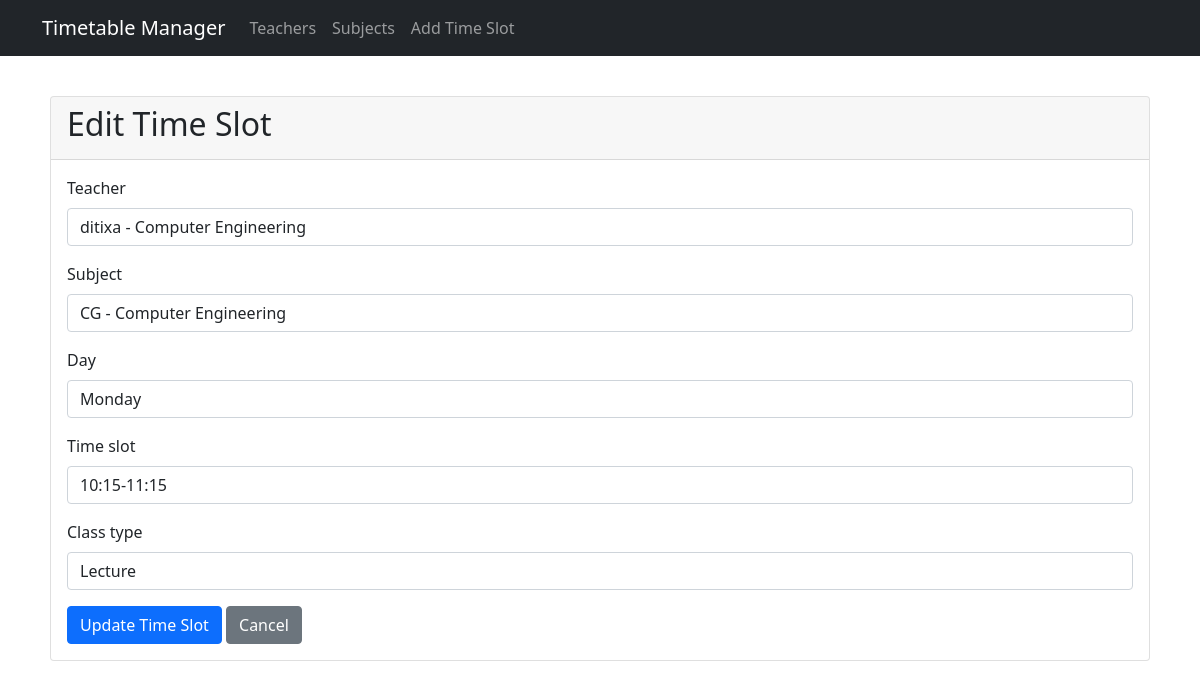
/edit-timeslot/2/, run on the app's committed database.
### timetable/models.py (models this page shows, shortened)
class TimeSlot(models.Model):
    CLASS_TYPES = [
        ('LECTURE', 'Lecture'),
        ('PRACTICAL', 'Practical'),
    ]
    TIME_SLOTS = [
        ('09:00-10:00', '09:00-10:00'),
        ('10:15-11:15', '10:15-11:15'),
        ('11:15-12:15', '11:15-12:15'),
        ('13:00-14:00', '13:00-14:00'),
        ('14:00-15:00', '14:00-15:00'),
        ('15:00-16:00', '15:00-16:00'),
        ('16:00-17:00', '16:00-17:00'),
    ]
    DAYS = [
        ('MON', 'Monday'),
        ('TUE', 'Tuesday'),
        ('WED', 'Wednesday'),
        ('THU', 'Thursday'),
        ('FRI', 'Friday'),
    ]
    teacher = models.ForeignKey(Teacher, on_delete=models.CASCADE)
    subject = models.ForeignKey(Subject, on_delete=models.CASCADE)
    day = models.CharField(max_length=3, choices=DAYS)
    time_slot = models.CharField(max_length=20, choices=TIME_SLOTS)
    class_type = models.CharField(max_length=10, choices=CLASS_TYPES)
    class Meta:
        unique_together = ['teacher', 'day', 'time_slot']

### timetable/views.py (the view)
# urls.py: path('edit-timeslot/<int:pk>/', views.edit_timeslot, name='edit_timeslot'),
def edit_timeslot(request, pk):
    timeslot = get_object_or_404(TimeSlot, pk=pk)
    if request.method == 'POST':
        form = TimeSlotForm(request.POST, instance=timeslot)
        if form.is_valid():
            try:
                form.save()
                messages.success(request, 'Time slot updated successfully!')
                return redirect('timetable_view')
            except ValidationError as e:
                messages.error(request, str(e))
    else:
        form = TimeSlotForm(instance=timeslot)
    return render(request, 'timetable/edit_timeslot.html', {'form': form})

### timetable/forms.py
class TimeSlotForm(forms.ModelForm):
    class Meta:
        model = TimeSlot
        fields = '__all__'
        widgets = {
            'teacher': forms.Select(attrs={'class': 'form-control'}),
            'subject': forms.Select(attrs={'class': 'form-control'}),
            'day': forms.Select(attrs={'class': 'form-control'}),
            'time_slot': forms.Select(attrs={'class': 'form-control'}),
            'class_type': forms.Select(attrs={'class': 'form-control'}),
        }

### timetable/models.py (called while the page is built)
    def __str__(self):
        return f"{self.name} - {self.get_department_display()}"

    def __str__(self):
        return f"{self.name} - {self.get_department_display()}"

### templates/timetable/edit_timeslot.html (shortened to what this page needs)
{% extends 'timetable/base.html' %}
{% block content %}
<div class="card">
    <div class="card-header">
        <h2>Edit Time Slot</h2>
    </div>
    <div class="card-body">
        <form method="post">
            {% for field in form %}
            <div class="mb-3">
                <label class="form-label">{{ field.label }}</label>
                {{ field }}
            </div>
            {% endfor %}
            <button type="submit" class="btn btn-primary">Update Time Slot</button>
            <a href="{% url 'timetable_view' %}" class="btn btn-secondary">Cancel</a>
        </form>
    </div>
</div>
{% endblock %}

### data on the page
TimeSlot: form "ditixa - Computer Engineering" "CG - Computer Engineering" "Monday" "10:15-11:15" "Lecture"

### other printed values
{{ field.label }} "Teacher" "Subject" "Day" "Time slot" "Class type"
